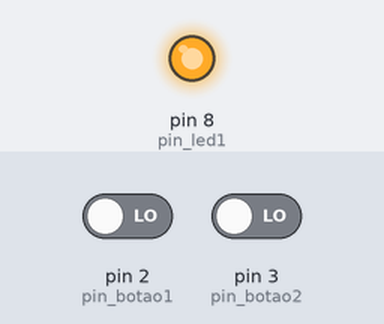
A sketch run on a simulated Arduino Uno, built with avr-gcc and run on an emulated ATmega328P. Parts: output pins drawn as LEDs (lit = HIGH). Inputs (shaded band) come from the test bench; at power-on: pin 2 (pin_botao1) LOW, pin 3 (pin_botao2) LOW.

Above: at 1.2 s.
1.3 s: pin 2 (pin_botao1) driven HIGH and pin 3 (pin_botao2) driven HIGH
At 2.2 s:
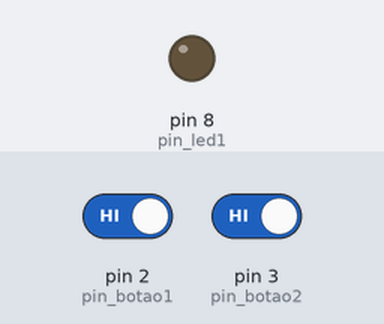
2.8 s: pin 2 (pin_botao1) driven LOW
At 3.4 s:
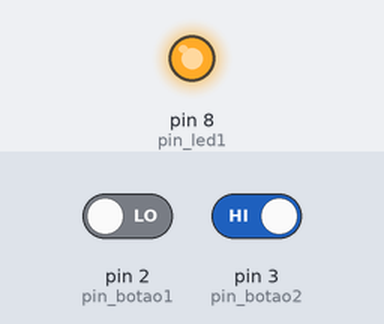
4.3 s: pin 2 (pin_botao1) driven HIGH
At 5.7 s:
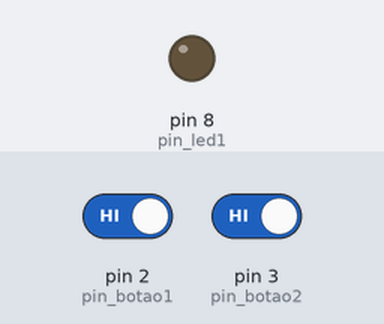
Timing chart, 0 to 7.3 s (numbered marks = the images above; inputs shaded):
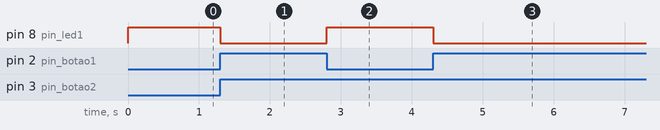

Measured:
- after the input at 1.3 s, pin 8 (pin_led1): HIGH → LOW at once
- after the input at 2.8 s, pin 8 (pin_led1): LOW → HIGH at once
- after the input at 4.3 s, pin 8 (pin_led1): HIGH → LOW at once

The sketch:

Atividade3.ino
```cpp
#define pin_led1 8

#define pin_botao1 2
#define pin_botao2 3
void setup()
{
  pinMode(pin_led1, OUTPUT); // valvula

  pinMode(pin_botao1, INPUT); // sensor A
  pinMode(pin_botao2, INPUT); // sensor B
}

void loop() {
 bool estadoA = digitalRead(pin_botao1);
 bool estadoB = digitalRead(pin_botao2);

  if (estadoA == 1 && estadoB == 1) {
  	digitalWrite(pin_led1, LOW);
  }

  if (estadoA == 0) {
  	digitalWrite(pin_led1, HIGH);
  }
}
```
